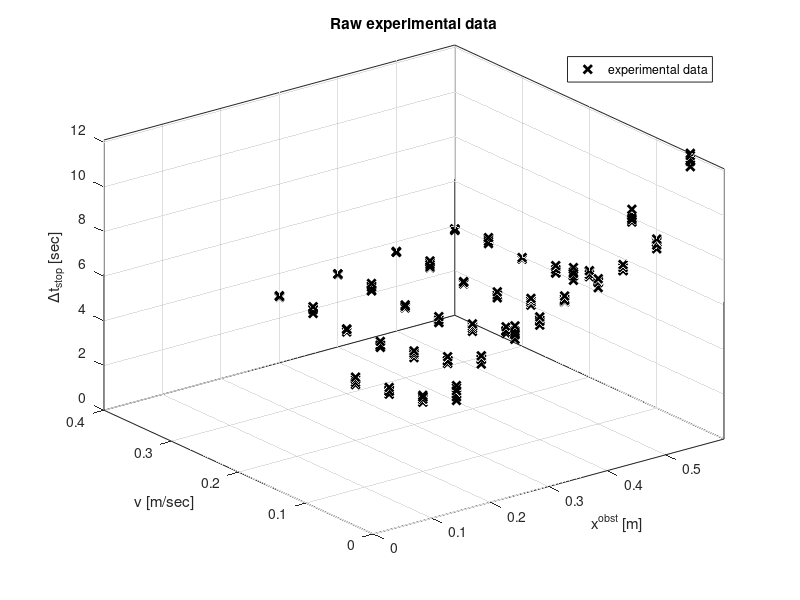

This figure's MATLAB source: (Note: this script raises an error after producing the figure.)
%% GPR modeling: exhaustive grid approach
% Prerequirement: make sure to load the GPML library freely available on http://www.gaussianprocess.org/gpml/code/matlab/doc/ otherwise this code will not work: addpath(genpath('GPML_library'))

clear all
close all

%% load Experimental data
% import data = (v [m/sec], xobst [m], tstop [sec]) 
data = [ ...
    %VID_20220202_132631.mp4
0.05,.60, 11.999;          %00:38.231 to 00:50.230
0.05,.50,  9.832;          %00:40.398 to 00:50.230
0.05,.40,  8.132;          %00:42.098 to 00:50.230
0.05,.30,  6.099;          %00:44.131 to 00:50.230
0.05,.20,  4.299;          %00:45.931 to 00:50.230
...
0.05,.60, 11.499;          %01:17.794 to 01:29.293
0.05,.50,  9.733;          %01:19.560 to 01:29.293
0.05,.40,  7.833;          %01:21.460 to 01:29.293
0.05,.30,  5.900;          %01:23.393 to 01:29.293
0.05,.20,  3.867;          %01:25.426 to 01:29.293
...
0.05,.60, 11.732;          %01:48.258 to 01:59.990
0.05,.50,  9.899;          %01:50.091 to 01:59.990
0.05,.40,  8.033;          %01:51.957 to 01:59.990
0.05,.30,  6.133;          %01:53.857 to 01:59.990
0.05,.20,  4.033;          %01:55.957 to 01:59.990
...
0.05,.60, 12.099;          %02:16.488 to 02:28.587
0.05,.50, 10.299;          %02:18.288 to 02:28.587
0.05,.40,  8.399;          %02:20.188 to 02:28.587
0.05,.30,  6.499;          %02:22.088 to 02:28.587
0.05,.20,  4.533;          %02:24.054 to 02:28.587
...
0.05,.60, 11.866;          %03:22.848 to 03:34.714
0.05,.50, 10.033;          %03:24.681 to "
0.05,.40,  8.199;          %03:26.515 to "
0.05,.30,  6.266;          %03:28.448 to "
0.05,.20,  4.433;          %03:30.281 to "
...
0.05,.60, 11.798;          %03:54.179 to 04:05.977
0.05,.50,  9.799;          %03:56.178 to "
0.05,.40,  8.066;          %03:57.911 to "
0.05,.30,  6.099;          %03:59.878 to "
0.05,.20,  4.199;          %04:01.778 to "
...
%VID_20220202_133109.mp4
0.10,.60, 7.566;          %00:20.264 to 00:27.830
0.10,.50, 6.499;          %00:21.331 to "
0.10,.40, 5.499;          %00:22.331 to "
0.10,.30, 4.466;          %00:23.364 to "
0.10,.20, 3.333;          %00:24.497 to "
...
0.10,.60, 7.505;          %00:52.495 to 1:00.000
0.10,.50, 6.439;          %00:53.561 to "
0.10,.40, 5.472;          %00:54.528 to "
0.10,.30, 4.439;          %00:55.561 to "
0.10,.20, 3.406;          %00:56.594 to "
...
0.10,.60, 7.300;          %01:40.723 to 01:48.023
0.10,.50, 6.333;          %01:41.690 to "
0.10,.40, 5.300;          %01:42.723 to "
0.10,.30, 4.300;          %01:43.723 to "
0.10,.20, 3.233;          %01:44.790 to "
...
0.10,.60, 7.133;          %02:53.150 to 03:00.283
0.10,.50, 6.100;          %02:54.183 to "
0.10,.40, 5.133;          %02:55.150 to "
0.10,.30, 4.100;          %02:56.183 to "
0.10,.20, 3.100;          %02:57.183 to "
...
0.10,.60, 7.433;          %03:33.446 to 03:40.879
0.10,.50, 6.366;          %03:34.513 to "
0.10,.40, 5.366;          %03:35.513 to "
0.10,.30, 4.333;          %03:36.546 to "
0.10,.20, 3.333;          %03:37.546 to "
...
%VID_20220202_133603.mp4
0.15,.60, 5.732;          %01:06.460 to 01:12.192
0.15,.50, 5.033;          %01:07.159 to "
0.15,.40, 4.366;          %01:07.826 to "
0.15,.30, 3.733;          %01:08.459 to "
0.15,.20, 3.066;          %01:09.126 to "
...
0.15,.60, 5.600;          %01:39.889 to 01:45.489
0.15,.50, 4.833;          %01:40.656 to "
0.15,.40, 4.166;          %01:41.323 to "
0.15,.30, 3.533;          %01:41.956 to "
0.15,.20, 2.900;          %01:42.589 to "
...
0.15,.60, 5.466;          %02:07.320 to 02:12.786
0.15,.50, 4.799;          %02:07.987 to "
0.15,.40, 4.166;          %02:08.620 to "
0.15,.30, 3.566;          %02:09.220 to "
0.15,.20, 2.900;          %02:09.886 to "
...
0.15,.60, 5.7;            %02:24.618 to 02:30.318
0.15,.50, 4.9;            %02:25.418 to "
0.15,.40, 4.2;            %02:26.118 to "
0.15,.30, 3.567;          %02:26.751 to "
0.15,.20, 2.967;          %02:27.351 to "
...
0.15,.60, 5.466;          %02:51.182 to 02:56.648
0.15,.50, 4.766;          %02:51.882 to "
0.15,.40, 4.066;          %02:52.582 to "
0.15,.30, 3.433;          %02:53.215 to "
0.15,.20, 2.766;          %02:53.882 to "
...
%VID_20220202_133930
0.20,.60, 4.766;          %00:35.735 to 00:40.501
0.20,.50, 4.233;          %00:36.268 to "
0.20,.40, 3.799;          %00:36.702 to "
0.20,.30, 3.300;          %00:37.201 to "
0.20,.20, 2.833;          %00:37.668 to "
...
0.20,.60, 4.733;          %00:52.267 to 00:57.000
0.20,.50, 4.133;          %00:52.867 to "
0.20,.40, 3.700;          %00:53.300 to "
0.20,.30, 3.200;          %00:53.800 to "
0.20,.20, 2.733;          %00:54.267 to "
...
0.20,.60, 4.600;          %01:05.832 to 01:10.432
0.20,.50, 4.067;          %01:06.365 to "
0.20,.40, 3.600;          %01:06.832 to "
0.20,.30, 3.133;          %01:07.299 to "
0.20,.20, 2.600;          %01:07.832 to "
...
0.20,.60, 4.500;          %01:45.995 to 01:50.495
0.20,.50, 3.933;          %01:46.562 to "
0.20,.40, 3.467;          %01:47.028 to "
0.20,.30, 3.0;          %01:47.495 to "
0.20,.20, 2.5;          %01:47.995 to "
...
%VID_20220202_134151
0.25,.60, 4.299;          %01:09.893 to 01:14.192
0.25,.50, 3.833;          %01:10.359 to "
0.25,.40, 3.433;          %01:10.759 to "
0.25,.30, 3.033;          %01:11.159 to "
...
0.25,.60, 3.966;          %01:24.958 to 01:28.924
0.25,.50, 3.566;          %01:25.358 to "
0.25,.40, 3.166;         %01:25.758 to "
0.25,.30, 2.766;          %01:26.158 to "
...
0.25,.60, 4.133;          %01:38.023 to 01:42.156
0.25,.50, 3.700;          %01:38.456 to "
0.25,.40, 3.300;          %01:38.856 to "
0.25,.30, 2.866;          %01:39.290 to "
...
0.25,.60, 4.099;          %02:16.986 to 02:21.085
0.25,.50, 3.666;          %02:17.419 to "
0.25,.40, 3.266;          %02:17.819 to "
0.25,.30, 2.866;          %02:18.219 to "
...
0.25,.60, 4.000;          %02:32.584 to 02:36.584
0.25,.50, 3.633;          %02:32.951 to "
0.25,.40, 3.2;          %02:33.384 to "
0.25,.30, 2.8;          %02:33.784 to "
...
%VID_20220202_134527.mp4
0.30,.60, 3.967;          %00:27.953 to 0:31.920
0.30,.50, 3.567;          %00:28.353 to "
0.30,.40, 3.200;          %00:28.720 to "
0.30,.30, 2.867;          %00:29.053 to "
...
0.30,.60, 3.966;          %01:36.214 to 01:40.180
0.30,.50, 3.600;          %01:36.580 to "
0.30,.40, 3.266;          %01:36.914 to "
0.30,.30, 2.900;          %01:37.280 to "
...
0.30,.60, 3.900;          %01:53.145 to 01:57.045
0.30,.50, 3.500;          %01:53.545 to "
0.30,.40, 3.133;          %01:53.912 to "
0.30,.30, 2.766;          %01:54.279 to "
...
%VID_20220202_134758.mp4
0.35,.60, 3.9;          %00:07.232 to 00:11.132
0.35,.50, 3.567;          %00:07.565 to "
0.35,.40, 3.2;          %00:07.932 to "
0.35,.30, 2.9;          %00:08.232 to "
...
0.35,.60, 3.899;          %00:31.130 to 00:35.029
0.35,.50, 3.533;          %00:31.496 to "
0.35,.40, 3.233;          %00:31.796 to "
0.35,.30, 2.899;          %00:32.130 to "
...
0.35,.60, 4.167;          %01:08.559 to 01:12.726
0.35,.50, 3.833;          %01:08.893 to "
0.35,.40, 3.533;          %01:09.193 to "
0.35,.30, 3.2;          %01:09.526 to "
...
0.35,.60, 4.;          %01:43.989 to 01:47.989
0.35,.50, 3.667;          %01:44.322 to "
0.35,.40, 3.367;          %01:44.622 to "
0.35,.30, 3.067;          %01:44.922 to "
...
0.35,.60, 4.1;          %02:32.251 to 02:36.351
0.35,.50, 3.767;          %02:32.584 to "
0.35,.40, 3.433;          %02:32.918 to "
0.35,.30, 3.133;          %02:33.218 to "
...
%VID_20220202_135500
0.40,.60, 3.799;          %00:28.064 to 00:31.863
0.40,.50, 3.533;          %00:28.330 to "
0.40,.40, 3.266;          %00:28.597 to "
0.40,.30, 2.966;          %00:28.897 to "
...
0.40,.60, 3.833;          %00:44.495 to 00:48.328
0.40,.50, 3.533;          %00:44.795 to "
0.40,.40, 3.233;          %00:45.095 to "
0.40,.30, 2.933;          %00:45.395 to "
...
0.40,.60, 3.866;          %01:59.155 to 02:03.021
0.40,.50, 3.566;          %01:59.455 to "
0.40,.40, 3.266;          %01:59.755 to "
0.40,.30, 2.999;          %02:00.022 to "
];


%% plot surface: raw experimental data
figure;

for id_v = 1:size(data,1)
    plot3(data(id_v,2),data(id_v,1),data(id_v,3),'kx', 'LineWidth',2 , 'DisplayName','raw measurement data');
    hold on;
end

box on; grid on; 
xlabel('x^{obst} [m]');
ylabel('v [m/sec]');
zlabel('\Delta{}t_{stop} [sec]');

xlim([0 max(data(:,2))]);
ylim([0 max(data(:,1))]);
zlim([0 max(data(:,3))]);

title('Raw experimental data');
%view(2);
legend('experimental data', 'Location','best');


%% interface gp.m and minimize.m: exp data;  data = (v [m/sec], xobst [m], deltatstop [sec]) 
%exclude exp data corresp to v = 0.05; reason for exclusion: for visualisation purpose, it makes it hard to distinguish betw the different crosses corresp to the different data points   

idv = find(data(:,1)>.05+eps,1); %find 1st occurrence where v \neq 0.05  
data = data(idv:end,:); %overwrite

x  = data(:,1:2); %= (v [m/sec], xobst [m]);
y  = data(:,3); %= deltatstop [sec];

%def
v_range     = linspace(0.00,max(data(:,1)),5e2);       %0.04
xobst_range = linspace(0.00,max(data(:,2))+.05,5e2+1); %0.08 

%ini:malloc
xs = nan(length(v_range)*length(xobst_range),2) ; %= (v [m/sec], xobst [m]);

%define xs: compact
xs = [kron(mcv(v_range),mcv(ones(length(xobst_range),1)))    repmat(mcv(xobst_range),length(v_range),1) ]; %= (v [m/sec], xobst [m]);

%% main algorithm, largely inspired from GPML > demoRegression.m
meanfunc = [];                    % empty: don't use a mean function

covfunc = @covSEard;               %squared exponential covariance function with automatic relevance determination (ARD)
hyp_ini = struct('mean', [], 'cov', [0 0  0], 'lik', -1);

likfunc = @likGauss;              % Gaussian likelihood

%%%%% step1: compute/identify hyperparameters by optimizing the (log) marginal likelihood
hyp4 = minimize(hyp_ini, @gp, -100, @infGaussLik, meanfunc, covfunc, likfunc, x, y)

%%%%% step2: make predictions
[ymu ys2 fmu fs2] = gp(hyp4, @infGaussLik, meanfunc, covfunc, likfunc, x, y, xs); %note by ctdr: ymu and fmu are the same, which makes sense: the mean function is the same for y(x*)=def=f(x*)+nu i.e. y*=f*+nu; 


%% prepare surf: build the surface matrix  deltatstop_mat = deltatstop_mat(id_v_range,id_xobst_range)

%ini:malloc
deltatstop_mean_mat = nan(length(v_range),length(xobst_range)) ;
deltatstop_variance_mat = deltatstop_mean_mat;

%define deltatstop_mat: compact
sz = size(deltatstop_mean_mat) ;
deltatstop_mean_mat     = transpose(reshape(ymu,sz(end:-1:1))) ;
deltatstop_variance_mat = transpose(reshape(ys2,sz(end:-1:1))) ;


%% plot surface: mean function + intersection with horiz plane located at deltatstop_desired   
figure
%colormap('summer');

s1 = surf(xobst_range,v_range,deltatstop_mean_mat); hold on;
xlabel('x^{obst} [m]');
ylabel('v [m/sec]');

shading interp; %shading(gca,'interp')
set(s1,'edgecolor','none','meshstyle','both','linewidth',.15); %set(s1,'LineStyle','none');
%set(s1,'FaceAlpha',0.7); 

view(2);
axis tight;
colorbar

title('Mean function E[y*:=y(x*)]');

% plot the location of exp data points
plot3(x(:,2),x(:,1),max(deltatstop_mean_mat(:))*ones(size(x,1),1),'xk','markersize', 14, 'LineWidth',2, 'DisplayName','experimental data');


%% plot surface: variance
figure
%colormap('summer');

s1 = surf(xobst_range,v_range,deltatstop_variance_mat); hold on;
xlabel('x^{obst} [m]');
ylabel('v [m/sec]');

shading interp; %shading(gca,'interp')
set(s1,'edgecolor','none','meshstyle','both','linewidth',.15); %set(s1,'LineStyle','none');
%set(s1,'FaceAlpha',0.7); 

view(2);
axis tight;
colorbar

title('Var[y*:=y(x*)]');

%%% plot the location of exp data points
plot3(x(:,2),x(:,1),max(deltatstop_mean_mat(:))*ones(size(x,1),1),'xk','markersize', 14, 'LineWidth',2, 'DisplayName','experimental data');


%% plot surface: zoom on (obst_range,v_range) region figure; isocurves of the variance surface 
figure;
colormap('cool');

% define boundaries of the (obst_range,v_range) region
idx_xobst_range_start = find(xobst_range>=.298,1) ;
idx_xobst_range_end   = find(xobst_range>=min(.601,max(xobst_range(:))),1) ;

idx_v_range_start = find(v_range>=.175,1) ;
idx_v_range_end   = find(v_range>=.325,1) ;

[M,c] = contour3(xobst_range(idx_xobst_range_start:idx_xobst_range_end),v_range(idx_v_range_start:idx_v_range_end),deltatstop_variance_mat(idx_v_range_start:idx_v_range_end,idx_xobst_range_start:idx_xobst_range_end), 30); %'ShowText','on' 
hold on; 
c.LineWidth = 2;

xlabel('x^{obst} [m]');
ylabel('v [m/sec]');
colorbar

title('zoom Var[y*:=y(x*)]');

%%% plot the location of exp data points
plot3(x(:,2),x(:,1),max(deltatstop_mean_mat(:))*ones(size(x,1),1),'xk','markersize', 18, 'LineWidth',3, 'DisplayName','experimental data');

xlim([xobst_range(idx_xobst_range_start) xobst_range(idx_xobst_range_end)]);
ylim([v_range(idx_v_range_start) v_range(idx_v_range_end)]);

view(2);


%% plot surface: zoom on (obst_range,v_range) region figure; isocurves of the mean function surface 
figure;
colormap('cool');

[M,c] = contour3(xobst_range(idx_xobst_range_start:idx_xobst_range_end),v_range(idx_v_range_start:idx_v_range_end),deltatstop_mean_mat(idx_v_range_start:idx_v_range_end,idx_xobst_range_start:idx_xobst_range_end), 30); %'ShowText','on' 
hold on; 
c.LineWidth = 2;

xlabel('x^{obst} [m]');
ylabel('v [m/sec]');
colorbar

title('zoom Mean function E[y*:=y(x*)]');

%%% plot the location of exp data points
plot3(x(:,2),x(:,1),max(deltatstop_mean_mat(:))*ones(size(x,1),1),'xk','markersize', 18, 'LineWidth',3, 'DisplayName','experimental data');

xlim([xobst_range(idx_xobst_range_start) xobst_range(idx_xobst_range_end)]);
ylim([v_range(idx_v_range_start) v_range(idx_v_range_end)]);

view(2);


%% plot surfaces of the confidence interval: mean \pm factor*sigma

%choose
factor = 3 ;

%%%conseq: CI is used for plotting purpose
%ini
CI = nan; %by default; confidence interval, e.g. 95%, 99.7% etc.
switch factor
    case 2
        CI = 95;
    case 3
        CI = 99.7;
end
%otherwise keep default value for CI

mean_plus_factor_mul_stdDev = deltatstop_mean_mat + factor*sqrt(deltatstop_variance_mat); %along dim1 (y-axis) is v_range; along dim2 (x-axis) is xobst_range 
mean_minus_factor_mul_stdDev = deltatstop_mean_mat - factor*sqrt(deltatstop_variance_mat); %along dim1 (y-axis) is v_range; along dim2 (x-axis) is xobst_range 

figure;

surf_wGrid(4, 4, xobst_range,v_range,mean_plus_factor_mul_stdDev, 'LineStyle','none', 'FaceColor',[1 0 0],'FaceAlpha',0.5); hold on;
surf_wGrid(4, 4, xobst_range,v_range,mean_minus_factor_mul_stdDev, 'LineStyle','none', 'FaceColor',[0 1 0],'FaceAlpha',0.5);


%%% plot the projection of one point on the (v,xobst)-axes plane
%choose/select a point on the (v,xobst)-axes plane 
idx__xobst_range = find(xobst_range>=.234,1) ; %.434; .234
idx__v_range     = find(v_range>=.1,1) ; %.4; .1

%plot corresp point sitting on the surface mean_plus_factor_mul_stdDev 
plot3(xobst_range(idx__xobst_range),v_range(idx__v_range),mean_plus_factor_mul_stdDev(idx__v_range,idx__xobst_range),'ko', 'linewidth',2);

%plot corresp point sitting on the surface mean_minus_factor_mul_stdDev 
plot3(xobst_range(idx__xobst_range),v_range(idx__v_range),mean_minus_factor_mul_stdDev(idx__v_range,idx__xobst_range),'ko', 'linewidth',2);

%plot projection line 
plot3(xobst_range(idx__xobst_range)*ones(2,1), v_range(idx__v_range)*ones(2,1), [mean_plus_factor_mul_stdDev(idx__v_range,idx__xobst_range); 0],'k-.', 'linewidth',2);

axis([0.2000    0.6000    0.1000    0.4000    2.1000    7.7000]); %similar to fig exp data 
box on;
xlabel('x^{obst} [m]');
ylabel('v [m/sec]');
zlabel('\Delta{}t_{stop} [sec]');


%% plot 2D confidence interval and mean function used by shared control
figure;

%choose 
deltatstop_desired = 4 ; %[sec]

%%% plot confidence interval: mean + factor*sigma
pair_v_xobst__s_up = compute__pair_v_xobst(v_range,xobst_range, deltatstop_mean_mat + factor*sqrt(deltatstop_variance_mat),  deltatstop_desired);
%plot( pair_v_xobst__s_up(:,2), pair_v_xobst__s_up(:,1)); hold on;

%%% plot confidence interval: mean + factor*sigma
pair_v_xobst__s_down = compute__pair_v_xobst(v_range,xobst_range, deltatstop_mean_mat - factor*sqrt(deltatstop_variance_mat),  deltatstop_desired);
%plot( pair_v_xobst__s_down(:,2), pair_v_xobst__s_down(:,1)); hold on;

fill([pair_v_xobst__s_up(1,2); mcv(pair_v_xobst__s_up(:,2)); pair_v_xobst__s_down(end,2); flip(mcv(pair_v_xobst__s_down(:,2)),1)], ....
     [pair_v_xobst__s_down(1,1); mcv(pair_v_xobst__s_up(:,1)); pair_v_xobst__s_up(end,1); flip(mcv(pair_v_xobst__s_down(:,1)),1)], ...
     [7 7 7]/8, 'DisplayName', [num2str(CI,"%.1f"),'% confidence interval']); %'EdgeColor', [7 7 7]/8,
hold on; 

%%% plot experim data
plot3(x(:,2),x(:,1),max(deltatstop_mean_mat(:))*ones(size(x,1),1),'xk','markersize', 14, 'LineWidth',3, 'DisplayName','experimental data');

%%% plot mean
pair_v_xobst__mu = compute__pair_v_xobst(v_range,xobst_range, deltatstop_mean_mat,  deltatstop_desired);
plot(pair_v_xobst__mu(:,2), pair_v_xobst__mu(:,1), 'k-','markersize', 14, 'LineWidth',2, 'DisplayName','mean function'); hold on;

legend('show', 'Location','best');
grid on;
xlabel('x^{obst} [m]');
ylabel('v [m/sec]');
xlim([0 max(xobst_range)]);


